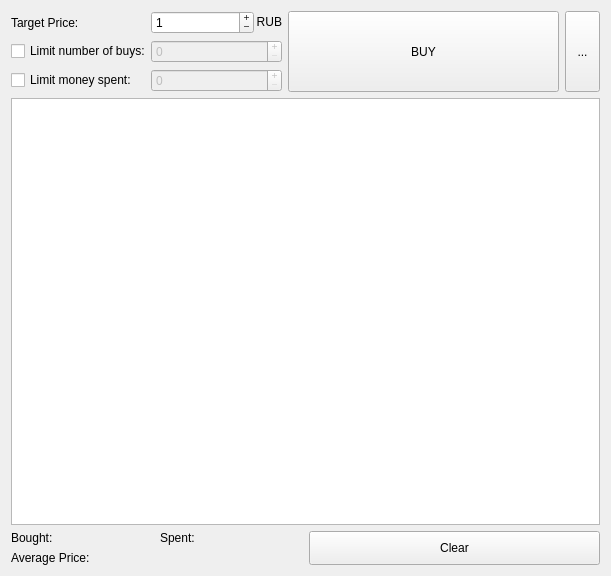
<?xml version="1.0" encoding="UTF-8"?>
<ui version="4.0">
 <class>main_widget</class>
 <widget class="QWidget" name="main_widget">
  <property name="geometry">
   <rect>
    <x>0</x>
    <y>0</y>
    <width>611</width>
    <height>576</height>
   </rect>
  </property>
  <property name="sizePolicy">
   <sizepolicy hsizetype="Expanding" vsizetype="Expanding">
    <horstretch>0</horstretch>
    <verstretch>0</verstretch>
   </sizepolicy>
  </property>
  <property name="windowTitle">
   <string>Form</string>
  </property>
  <layout class="QVBoxLayout" name="main_layout">
   <item>
    <layout class="QHBoxLayout" name="horizontalLayout_6">
     <item>
      <layout class="QGridLayout" name="gridLayout_3">
       <property name="horizontalSpacing">
        <number>0</number>
       </property>
       <item row="1" column="0">
        <widget class="QCheckBox" name="buy_limit_enabled">
         <property name="text">
          <string>Limit number of buys:</string>
         </property>
        </widget>
       </item>
       <item row="0" column="0">
        <widget class="QLabel" name="target_price_label">
         <property name="sizePolicy">
          <sizepolicy hsizetype="Preferred" vsizetype="Preferred">
           <horstretch>0</horstretch>
           <verstretch>0</verstretch>
          </sizepolicy>
         </property>
         <property name="text">
          <string>Target Price:</string>
         </property>
        </widget>
       </item>
       <item row="2" column="0">
        <widget class="QCheckBox" name="spend_limit_enabled">
         <property name="text">
          <string>Limit money spent:</string>
         </property>
        </widget>
       </item>
       <item row="0" column="1">
        <layout class="QHBoxLayout" name="horizontalLayout">
         <item>
          <widget class="QSpinBox" name="target_price">
           <property name="buttonSymbols">
            <enum>QAbstractSpinBox::PlusMinus</enum>
           </property>
           <property name="showGroupSeparator" stdset="0">
            <bool>true</bool>
           </property>
           <property name="maximum">
            <number>2147483647</number>
           </property>
           <property name="singleStep">
            <number>1000</number>
           </property>
           <property name="value">
            <number>1</number>
           </property>
          </widget>
         </item>
         <item>
          <widget class="QLabel" name="RUBlabel">
           <property name="sizePolicy">
            <sizepolicy hsizetype="Fixed" vsizetype="Preferred">
             <horstretch>0</horstretch>
             <verstretch>0</verstretch>
            </sizepolicy>
           </property>
           <property name="minimumSize">
            <size>
             <width>28</width>
             <height>0</height>
            </size>
           </property>
           <property name="text">
            <string>RUB</string>
           </property>
           <property name="textFormat">
            <enum>Qt::RichText</enum>
           </property>
           <property name="alignment">
            <set>Qt::AlignRight|Qt::AlignTrailing|Qt::AlignVCenter</set>
           </property>
          </widget>
         </item>
        </layout>
       </item>
       <item row="1" column="1">
        <widget class="QSpinBox" name="buy_limit">
         <property name="enabled">
          <bool>false</bool>
         </property>
         <property name="buttonSymbols">
          <enum>QAbstractSpinBox::PlusMinus</enum>
         </property>
         <property name="showGroupSeparator" stdset="0">
          <bool>true</bool>
         </property>
         <property name="minimum">
          <number>0</number>
         </property>
         <property name="maximum">
          <number>2147483647</number>
         </property>
         <property name="singleStep">
          <number>1</number>
         </property>
         <property name="value">
          <number>0</number>
         </property>
        </widget>
       </item>
       <item row="2" column="1">
        <widget class="QSpinBox" name="spend_limit">
         <property name="enabled">
          <bool>false</bool>
         </property>
         <property name="sizePolicy">
          <sizepolicy hsizetype="Minimum" vsizetype="Fixed">
           <horstretch>0</horstretch>
           <verstretch>0</verstretch>
          </sizepolicy>
         </property>
         <property name="buttonSymbols">
          <enum>QAbstractSpinBox::PlusMinus</enum>
         </property>
         <property name="showGroupSeparator" stdset="0">
          <bool>true</bool>
         </property>
         <property name="maximum">
          <number>2147483647</number>
         </property>
         <property name="singleStep">
          <number>1000</number>
         </property>
        </widget>
       </item>
      </layout>
     </item>
     <item>
      <widget class="QPushButton" name="buy_button">
       <property name="sizePolicy">
        <sizepolicy hsizetype="Minimum" vsizetype="Preferred">
         <horstretch>0</horstretch>
         <verstretch>0</verstretch>
        </sizepolicy>
       </property>
       <property name="text">
        <string>BUY</string>
       </property>
      </widget>
     </item>
     <item>
      <widget class="QToolButton" name="tools_button">
       <property name="sizePolicy">
        <sizepolicy hsizetype="Fixed" vsizetype="Preferred">
         <horstretch>0</horstretch>
         <verstretch>0</verstretch>
        </sizepolicy>
       </property>
       <property name="minimumSize">
        <size>
         <width>35</width>
         <height>0</height>
        </size>
       </property>
       <property name="text">
        <string>...</string>
       </property>
       <property name="popupMode">
        <enum>QToolButton::InstantPopup</enum>
       </property>
       <property name="toolButtonStyle">
        <enum>Qt::ToolButtonTextOnly</enum>
       </property>
       <property name="arrowType">
        <enum>Qt::NoArrow</enum>
       </property>
      </widget>
     </item>
    </layout>
   </item>
   <item>
    <widget class="PlotWidget" name="chart"/>
   </item>
   <item>
    <layout class="QHBoxLayout" name="horizontalLayout_3">
     <item>
      <layout class="QVBoxLayout" name="verticalLayout_2">
       <item>
        <layout class="QHBoxLayout" name="horizontalLayout_5">
         <item>
          <widget class="QLabel" name="total_label">
           <property name="text">
            <string>Bought:</string>
           </property>
          </widget>
         </item>
         <item>
          <widget class="QLabel" name="spent_label">
           <property name="text">
            <string>Spent:</string>
           </property>
          </widget>
         </item>
        </layout>
       </item>
       <item>
        <widget class="QLabel" name="avg_label">
         <property name="text">
          <string>Average Price:</string>
         </property>
        </widget>
       </item>
      </layout>
     </item>
     <item>
      <widget class="QPushButton" name="reset_stats">
       <property name="sizePolicy">
        <sizepolicy hsizetype="Minimum" vsizetype="Preferred">
         <horstretch>0</horstretch>
         <verstretch>0</verstretch>
        </sizepolicy>
       </property>
       <property name="text">
        <string>Clear</string>
       </property>
      </widget>
     </item>
    </layout>
   </item>
  </layout>
 </widget>
 <customwidgets>
  <customwidget>
   <class>PlotWidget</class>
   <extends>QGraphicsView</extends>
   <header>pyqtgraph</header>
  </customwidget>
 </customwidgets>
 <resources/>
 <connections>
  <connection>
   <sender>buy_limit_enabled</sender>
   <signal>toggled(bool)</signal>
   <receiver>buy_limit</receiver>
   <slot>setEnabled(bool)</slot>
   <hints>
    <hint type="sourcelabel">
     <x>146</x>
     <y>54</y>
    </hint>
    <hint type="destinationlabel">
     <x>205</x>
     <y>51</y>
    </hint>
   </hints>
  </connection>
  <connection>
   <sender>spend_limit_enabled</sender>
   <signal>toggled(bool)</signal>
   <receiver>spend_limit</receiver>
   <slot>setEnabled(bool)</slot>
   <hints>
    <hint type="sourcelabel">
     <x>137</x>
     <y>90</y>
    </hint>
    <hint type="destinationlabel">
     <x>226</x>
     <y>89</y>
    </hint>
   </hints>
  </connection>
 </connections>
</ui>
